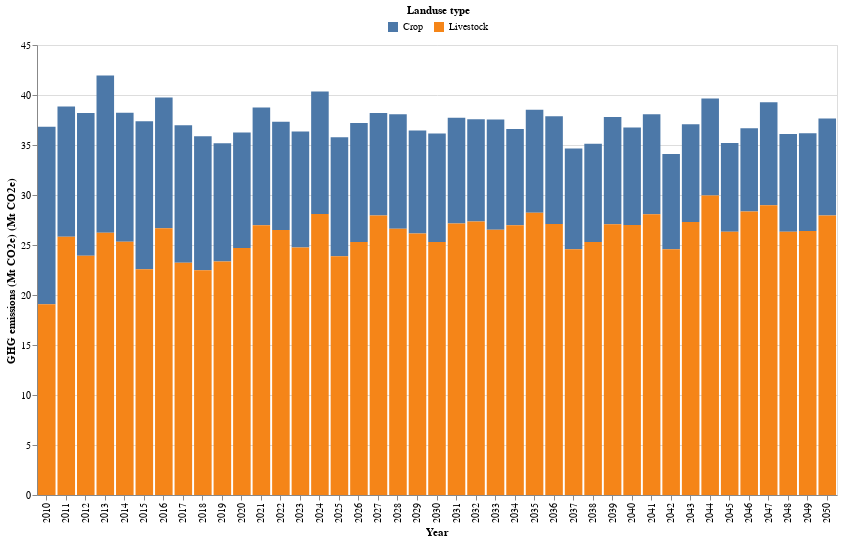

Notebook source saved alongside this figure:
### Markdown cell above
#### 1-1) Emissions by Crops/Lvstk -- Stack column

### Code cell
# get the df and plot
GHG_crop_lvstk_df,GHG_crop_lvstk_plot = ag_lucc_GHG.plot_GHG_crop_lvstk()
GHG_crop_lvstk_plot

### Figure 1 — Vega-Lite specification as saved in the notebook (floating-point values rounded to 4 significant figures)
{"config": {"view": {"continuousWidth": 300, "continuousHeight": 300}}, "layer": [{"mark": {"type": "bar"}, "encoding": {"color": {"field": "Land use category", "legend": {"direction": "horizontal", "legendX": 350, "legendY": -40, "orient": "none", "title": "Landuse type", "titleAnchor": "middle"}, "type": "nominal"}, "tooltip": [{"field": "Land use category", "title": "Landuse type", "type": "ordinal"}, {"field": "Quantity (Mt CO2e)", "title": "GHG emissions (Mt CO2e)", "type": "quantitative"}], "x": {"axis": {"labelAngle": -90, "title": "Year"}, "field": "Year", "type": "ordinal"}, "y": {"field": "Quantity (Mt CO2e)", "scale": {"reverse": false}, "title": "GHG emissions (Mt CO2e) (Mt CO2e)", "type": "quantitative"}}}], "data": {"name": "data-4a709cb1e17c116696b999f2c4fa35a7"}, "height": 450, "width": 800, "$schema": "https://vega.github.io/schema/vega-lite/v5.15.1.json", "datasets": {"data-4a709cb1e17c116696b999f2c4fa35a7": [{"Year": 2010, "Land use category": "Crop", "Quantity (Mt CO2e)": 17.74}, {"Year": 2010, "Land use category": "Livestock", "Quantity (Mt CO2e)": 19.08}, {"Year": 2011, "Land use category": "Crop", "Quantity (Mt CO2e)": 13.04}, {"Year": 2011, "Land use category": "Livestock", "Quantity (Mt CO2e)": 25.82}, {"Year": 2012, "Land use category": "Crop", "Quantity (Mt CO2e)": 14.27}, {"Year": 2012, "Land use category": "Livestock", "Quantity (Mt CO2e)": 23.93}, {"Year": 2013, "Land use category": "Crop", "Quantity (Mt CO2e)": 15.75}, {"Year": 2013, "Land use category": "Livestock", "Quantity (Mt CO2e)": 26.21}, {"Year": 2014, "Land use category": "Crop", "Quantity (Mt CO2e)": 12.91}, {"Year": 2014, "Land use category": "Livestock", "Quantity (Mt CO2e)": 25.31}, {"Year": 2015, "Land use category": "Crop", "Quantity (Mt CO2e)": 14.79}, {"Year": 2015, "Land use category": "Livestock", "Quantity (Mt CO2e)": 22.57}, {"Year": 2016, "Land use category": "Crop", "Quantity (Mt CO2e)": 13.08}, {"Year": 2016, "Land use category": "Livestock", "Quantity (Mt CO2e)": 26.67}, {"Year": 2017, "Land use category": "Crop", "Quantity (Mt CO2e)": 13.77}, {"Year": 2017, "Land use category": "Livestock", "Quantity (Mt CO2e)": 23.21}, {"Year": 2018, "Land use category": "Crop", "Quantity (Mt CO2e)": 13.4}, {"Year": 2018, "Land use category": "Livestock", "Quantity (Mt CO2e)": 22.46}, {"Year": 2019, "Land use category": "Crop", "Quantity (Mt CO2e)": 11.84}, {"Year": 2019, "Land use category": "Livestock", "Quantity (Mt CO2e)": 23.34}, {"Year": 2020, "Land use category": "Crop", "Quantity (Mt CO2e)": 11.54}, {"Year": 2020, "Land use category": "Livestock", "Quantity (Mt CO2e)": 24.7}, {"Year": 2021, "Land use category": "Crop", "Quantity (Mt CO2e)": 11.75}, {"Year": 2021, "Land use category": "Livestock", "Quantity (Mt CO2e)": 26.99}, {"Year": 2022, "Land use category": "Crop", "Quantity (Mt CO2e)": 10.84}, {"Year": 2022, "Land use category": "Livestock", "Quantity (Mt CO2e)": 26.49}, {"Year": 2023, "Land use category": "Crop", "Quantity (Mt CO2e)": 11.59}, {"Year": 2023, "Land use category": "Livestock", "Quantity (Mt CO2e)": 24.76}, {"Year": 2024, "Land use category": "Crop", "Quantity (Mt CO2e)": 12.24}, {"Year": 2024, "Land use category": "Livestock", "Quantity (Mt CO2e)": 28.11}, {"Year": 2025, "Land use category": "Crop", "Quantity (Mt CO2e)": 11.91}, {"Year": 2025, "Land use category": "Livestock", "Quantity (Mt CO2e)": 23.88}, {"Year": 2026, "Land use category": "Crop", "Quantity (Mt CO2e)": 11.89}, {"Year": 2026, "Land use category": "Livestock", "Quantity (Mt CO2e)": 25.31}, {"Year": 2027, "Land use category": "Crop", "Quantity (Mt CO2e)": 10.25}, {"Year": 2027, "Land use category": "Livestock", "Quantity (Mt CO2e)": 27.94}, {"Year": 2028, "Land use category": "Crop", "Quantity (Mt CO2e)": 11.46}, {"Year": 2028, "Land use category": "Livestock", "Quantity (Mt CO2e)": 26.61}, {"Year": 2029, "Land use category": "Crop", "Quantity (Mt CO2e)": 10.32}, {"Year": 2029, "Land use category": "Livestock", "Quantity (Mt CO2e)": 26.14}, {"Year": 2030, "Land use category": "Crop", "Quantity (Mt CO2e)": 10.87}, {"Year": 2030, "Land use category": "Livestock", "Quantity (Mt CO2e)": 25.29}, {"Year": 2031, "Land use category": "Crop", "Quantity (Mt CO2e)": 10.58}, {"Year": 2031, "Land use category": "Livestock", "Quantity (Mt CO2e)": 27.14}, {"Year": 2032, "Land use category": "Crop", "Quantity (Mt CO2e)": 10.23}, {"Year": 2032, "Land use category": "Livestock", "Quantity (Mt CO2e)": 27.35}, {"Year": 2033, "Land use category": "Crop", "Quantity (Mt CO2e)": 11.02}, {"Year": 2033, "Land use category": "Livestock", "Quantity (Mt CO2e)": 26.54}, {"Year": 2034, "Land use category": "Crop", "Quantity (Mt CO2e)": 9.639}, {"Year": 2034, "Land use category": "Livestock", "Quantity (Mt CO2e)": 26.97}, {"Year": 2035, "Land use category": "Crop", "Quantity (Mt CO2e)": 10.29}, {"Year": 2035, "Land use category": "Livestock", "Quantity (Mt CO2e)": 28.22}, {"Year": 2036, "Land use category": "Crop", "Quantity (Mt CO2e)": 10.77}, {"Year": 2036, "Land use category": "Livestock", "Quantity (Mt CO2e)": 27.1}, {"Year": 2037, "Land use category": "Crop", "Quantity (Mt CO2e)": 10.08}, {"Year": 2037, "Land use category": "Livestock", "Quantity (Mt CO2e)": 24.58}, {"Year": 2038, "Land use category": "Crop", "Quantity (Mt CO2e)": 9.832}, {"Year": 2038, "Land use category": "Livestock", "Quantity (Mt CO2e)": 25.29}, {"Year": 2039, "Land use category": "Crop", "Quantity (Mt CO2e)": 10.72}, {"Year": 2039, "Land use category": "Livestock", "Quantity (Mt CO2e)": 27.08}, {"Year": 2040, "Land use category": "Crop", "Quantity (Mt CO2e)": 9.753}, {"Year": 2040, "Land use category": "Livestock", "Quantity (Mt CO2e)": 26.99}, {"Year": 2041, "Land use category": "Crop", "Quantity (Mt CO2e)": 10.0}, {"Year": 2041, "Land use category": "Livestock", "Quantity (Mt CO2e)": 28.07}, {"Year": 2042, "Land use category": "Crop", "Quantity (Mt CO2e)": 9.525}, {"Year": 2042, "Land use category": "Livestock", "Quantity (Mt CO2e)": 24.58}, {"Year": 2043, "Land use category": "Crop", "Quantity (Mt CO2e)": 9.772}, {"Year": 2043, "Land use category": "Livestock", "Quantity (Mt CO2e)": 27.29}, {"Year": 2044, "Land use category": "Crop", "Quantity (Mt CO2e)": 9.692}, {"Year": 2044, "Land use category": "Livestock", "Quantity (Mt CO2e)": 29.96}, {"Year": 2045, "Land use category": "Crop", "Quantity (Mt CO2e)": 8.881}, {"Year": 2045, "Land use category": "Livestock", "Quantity (Mt CO2e)": 26.33}, {"Year": 2046, "Land use category": "Crop", "Quantity (Mt CO2e)": 8.335}, {"Year": 2046, "Land use category": "Livestock", "Quantity (Mt CO2e)": 28.35}, {"Year": 2047, "Land use category": "Crop", "Quantity (Mt CO2e)": 10.31}, {"Year": 2047, "Land use category": "Livestock", "Quantity (Mt CO2e)": 28.98}, {"Year": 2048, "Land use category": "Crop", "Quantity (Mt CO2e)": 9.774}, {"Year": 2048, "Land use category": "Livestock", "Quantity (Mt CO2e)": 26.32}, {"Year": 2049, "Land use category": "Crop", "Quantity (Mt CO2e)": 9.783}, {"Year": 2049, "Land use category": "Livestock", "Quantity (Mt CO2e)": 26.39}, {"Year": 2050, "Land use category": "Crop", "Quantity (Mt CO2e)": 9.717}, {"Year": 2050, "Land use category": "Livestock", "Quantity (Mt CO2e)": 27.94}]}}
